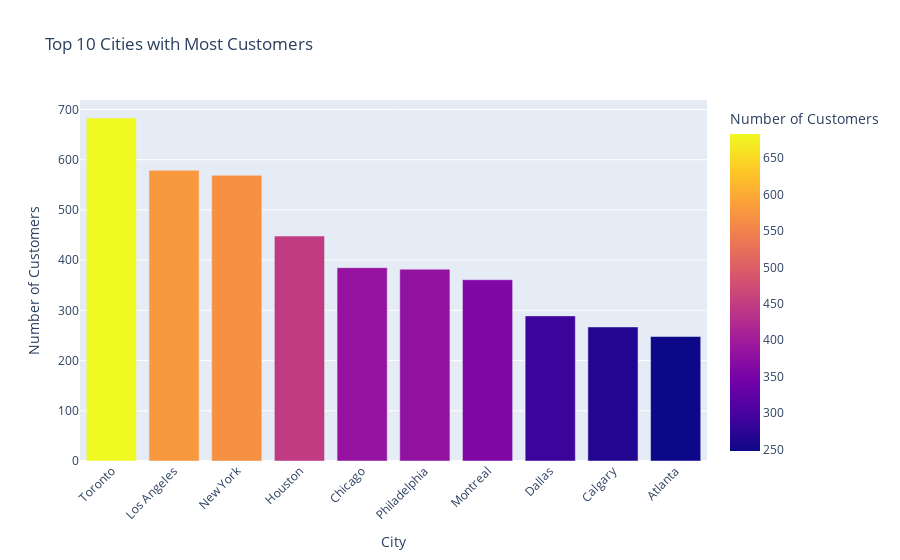

The notebook cell saved with this chart:
### Markdown cell above
There is no notable variation in customer distribution across different gender categories. However, the United States has the highest number of customers compared to other countries.

### Code cell
import plotly.express as px

# Count occurrences of each city
customer_counts = df_finalMerged['City_customer'].value_counts().reset_index()
customer_counts.columns = ['City_customer', 'Count']

# Get the top 10 cities
top_10_cities = customer_counts.head(10)

# Plotting the top 10 cities with the most customers
fig = px.bar(top_10_cities, x='City_customer', y='Count', 
             labels={'City_customer': 'City', 'Count': 'Number of Customers'},
             title='Top 10 Cities with Most Customers',
             color='Count', color_continuous_scale='plasma')

# Customize the layout
fig.update_layout(xaxis_title='City',
                  yaxis_title='Number of Customers',
                  xaxis_tickangle=-45)

# Show the plot
fig.show()

### Figure 1 — Plotly figure (JSON) as saved in the notebook; plotly's stock layout.template omitted (floating-point values rounded to 4 significant figures)
{"data": [{"alignmentgroup": "True", "hovertemplate": "City=%{x}<br>Number of Customers=%{marker.color}<extra></extra>", "legendgroup": "", "marker": {"color": [683, 579, 569, 448, 385, 382, 361, 289, 267, 248], "coloraxis": "coloraxis", "pattern": {"shape": ""}}, "name": "", "offsetgroup": "", "orientation": "v", "showlegend": false, "textposition": "auto", "type": "bar", "x": ["Toronto", "Los Angeles", "New York", "Houston", "Chicago", "Philadelphia", "Montreal", "Dallas", "Calgary", "Atlanta"], "xaxis": "x", "y": [683, 579, 569, 448, 385, 382, 361, 289, 267, 248], "yaxis": "y"}], "layout": {"barmode": "relative", "coloraxis": {"colorbar": {"title": {"text": "Number of Customers"}}, "colorscale": [[0, "#0d0887"], [0.1111, "#46039f"], [0.2222, "#7201a8"], [0.3333, "#9c179e"], [0.4444, "#bd3786"], [0.5556, "#d8576b"], [0.6667, "#ed7953"], [0.7778, "#fb9f3a"], [0.8889, "#fdca26"], [1, "#f0f921"]]}, "legend": {"tracegroupgap": 0}, "title": {"text": "Top 10 Cities with Most Customers"}, "xaxis": {"anchor": "y", "domain": [0, 1], "tickangle": -45, "title": {"text": "City"}}, "yaxis": {"anchor": "x", "domain": [0, 1], "title": {"text": "Number of Customers"}}}}
